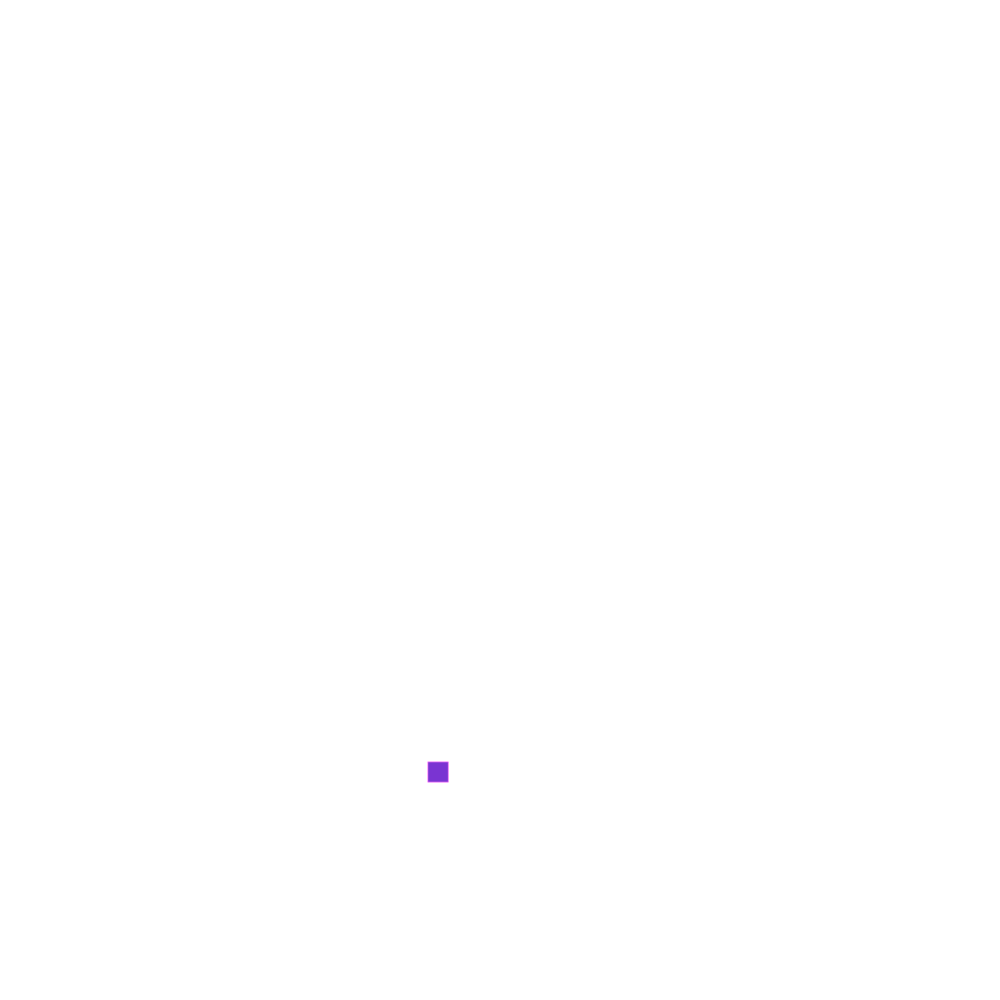
Frame 1 (no input)
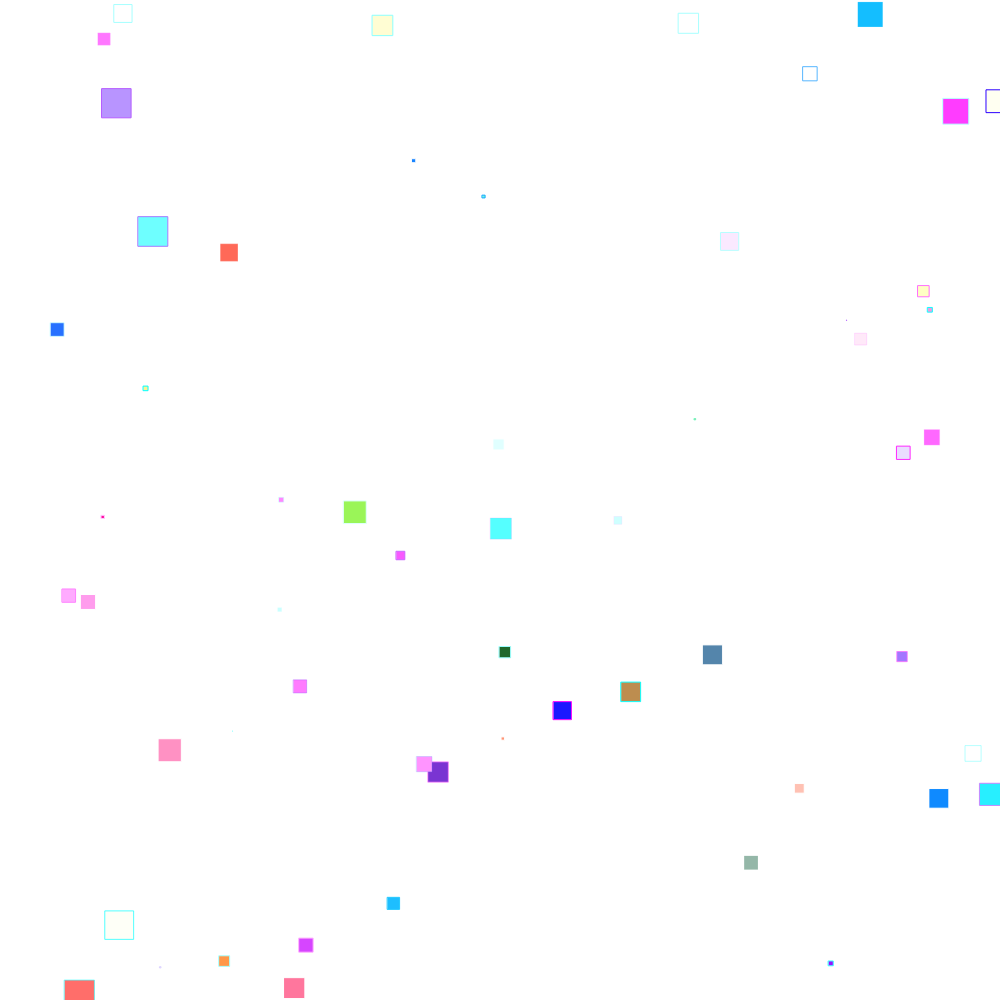
Frame 60 (no input)
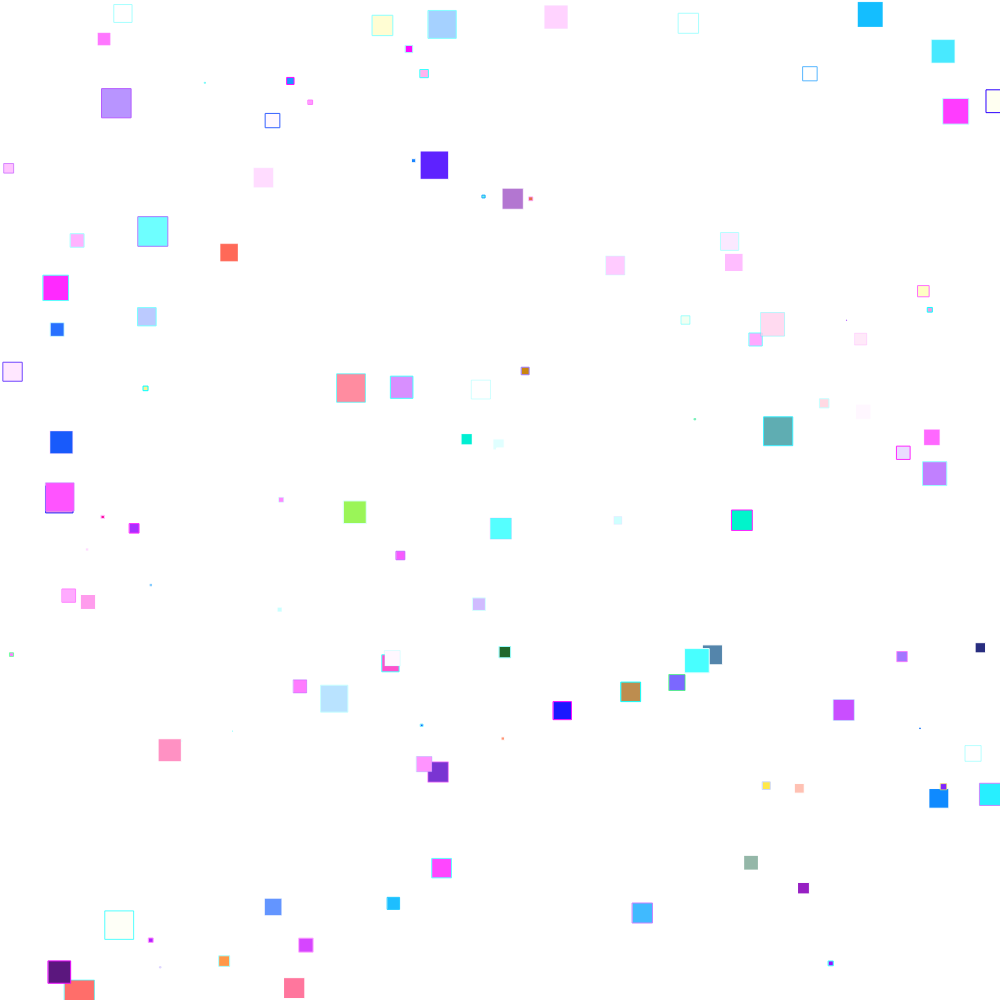
Frame 120 (the mouse pressed at the canvas centre since frame 60)

The p5.js sketch that drew these frames (run headless with seeded random() and noise() and a simulated clock; from frame 60 on, the mouse is pressed at the canvas centre):

// p5.js sketch
// ── sketch.js
function setup() {
  createCanvas(1000,1000);
}

function draw() {
stroke(random(400),random(600),random(9845),random(536),random(763),random(482))  
 fill(random(500),random(300),random(800),random(1000),random(200),random(731),random(983)) 
  rect(random(1000),random(1000),random(30))

  
  
  
  
  
  
  
  
  
  
  
  
}
